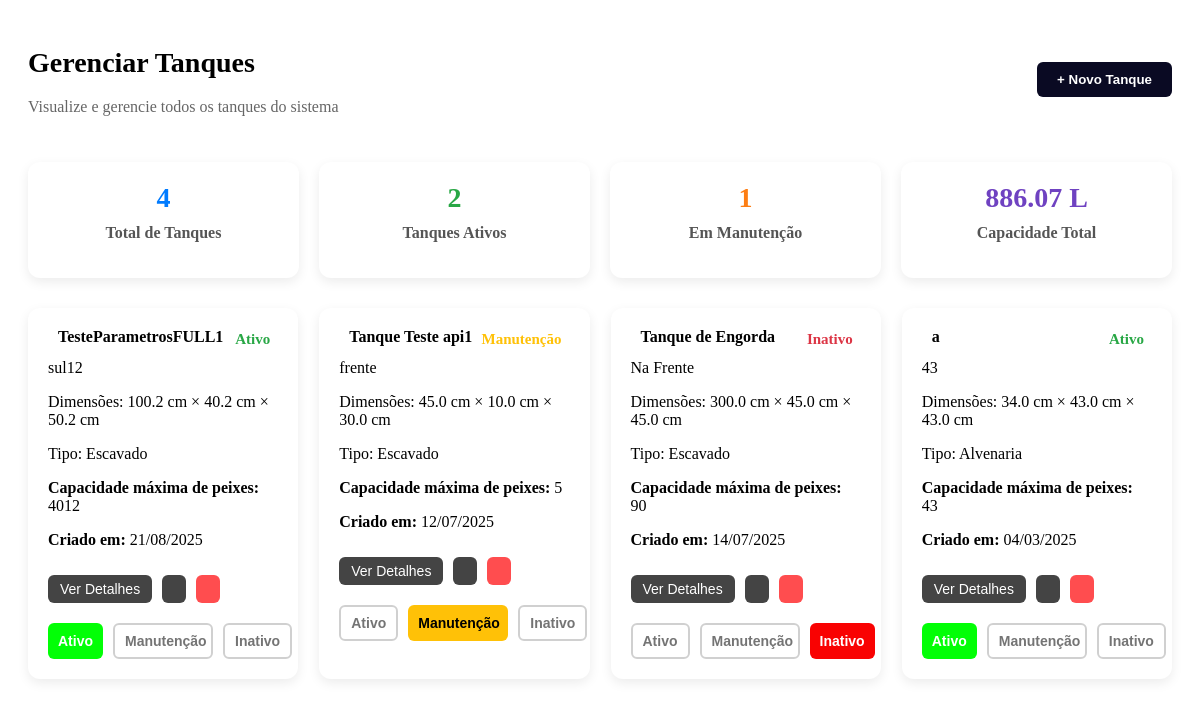
The app's page /tank/ (signed in) with its own data.
### core/models.py (models this page shows, shortened)
class Tanque(models.Model):
    TIPO_CHOICES = [
        ('Escavado', 'Escavado'),
        ('Tanque-rede', 'Tanque-rede'),
        ('Alvenaria', 'Alvenaria'),
        ('Fibra de vidro', 'Fibra de vidro'),
        ('Outro', 'Outro'),
    ]
    ESPECIE_CHOICES = [
        ('Tilápia do Nilo (Oreochromis niloticus)', 'Tilápia do Nilo'),
        ('Tilápia Azul (Oreochromis aureus)', 'Tilápia Azul'),
        ('Tilápia de Moçambique (Oreochromis mossambicus)', 'Tilápia de Moçambique'),
        ('Tilápia de Zanzibar (Oreochromis hornorum)', 'Tilápia de Zanzibar'),
        ('Outro', 'Outro'),
    ]
    FONTE_CHOICES = [
        ('Nascente', 'Nascente'),
        ('Poço artesiano', 'Poço artesiano'),
        ('Rio', 'Rio'),
        ('Abastecimento público', 'Abastecimento público'),
        ('Outro', 'Outro'),
    ]
    SITUACAO_CHOICES = [
        ('Ativo', 'Ativo'),
        ('Manutenção', 'Manutenção'),
        ('Inativo', 'Inativo'),
    ]
    usuario = models.ForeignKey(Usuario, on_delete=models.CASCADE, related_name="tanques")
    nome = models.CharField(max_length=100)
    comprimento = models.FloatField()
    largura = models.FloatField()
    altura = models.FloatField()
    capacidade_maxima = models.PositiveIntegerField(null=True, blank=True)
    tipo = models.CharField(max_length=20, choices=TIPO_CHOICES)
    especie_cultivada = models.CharField(max_length=80, choices=ESPECIE_CHOICES)
    data_instalacao = models.DateField(null=True, blank=True)
    localizacao = models.CharField(max_length=255, blank=True)
    fonte_agua = models.CharField(max_length=30, choices=FONTE_CHOICES, blank=True)
    situacao = models.CharField(max_length=20, choices=SITUACAO_CHOICES)
    temperatura = models.FloatField(null=True, blank=True)
    ph = models.FloatField(null=True, blank=True)
    oxigenio = models.FloatField(null=True, blank=True)
    tds = models.FloatField(null=True, blank=True)
    amonia = models.FloatField(null=True, blank=True)
    nitrito = models.FloatField(null=True, blank=True)
    nitrato = models.FloatField(null=True, blank=True)
    dureza_geral = models.FloatField(null=True, blank=True)
    dureza_carbonatos = models.FloatField(null=True, blank=True)
    salinidade = models.FloatField(null=True, blank=True)

### core/views.py (the view)
# urls.py: path('tank/', views.tank, name='tank'),
@login_required
def tank(request):
    usuario = request.user
    tanques = Tanque.objects.filter(usuario=usuario)
    total = tanques.count()
    ativos = tanques.filter(situacao='Ativo').count()
    manutencao = tanques.filter(situacao='Manutenção').count()
    capacidade_total = 0
    for t in tanques:
        if t.comprimento and t.largura and t.altura:
            capacidade_total += (t.comprimento * t.largura * t.altura) / 1000
    context = {
        'tanques': tanques,
        'tem_tanques': total > 0,
        'total': total,
        'ativos': ativos,
        'manutencao': manutencao,
        'capacidade_total': round(capacidade_total, 2),
    }
    return render(request, 'front/tank.html', context)

### core/templates/front/tank.html (shortened to what this page needs)
 {% load static %}
<link rel="stylesheet" href="{% static 'css/estilogeraltemas.css' %}">
<div class="dashboard-content-wrapper">
  <div class="top-header">
    <div>
      <h1>Gerenciar Tanques</h1>
      <p>Visualize e gerencie todos os tanques do sistema</p>
    </div>
    <button onclick="abrirFormularioTanque()">+ Novo Tanque</button>
  </div>
  <div class="cards-container">
    <div class="card-box">
      <span class="blue">{{ total }}</span>
      <h3>Total de Tanques</h3>
    </div>
    <div class="card-box">
      <span class="green">{{ ativos }}</span>
      <h3>Tanques Ativos</h3>
    </div>
    <div class="card-box">
      <span class="orange">{{ manutencao }}</span>
      <h3>Em Manutenção</h3>
    </div>
    <div class="card-box">
      <span class="purple">{{ capacidade_total }} L</span>
      <h3>Capacidade Total</h3>
    </div>
  </div>
  {% if not tem_tanques %}
  <div class="empty-box">
    <img src="https://cdn-icons-png.flaticon.com/512/833/833593.png" alt="icone vazio">
    <h2>Nenhum tanque cadastrado</h2>
    <p>Adicione seu primeiro tanque para começar o monitoramento</p>
  </div>
  {% else %}
  <div class="tank-list">
    {% for tanque in tanques %}
    <div class="card-box" style="position: relative;">
      <div style="display: flex; justify-content: space-between; align-items: start;">
        <div style="display: flex; align-items: center; gap: 10px;">
          <strong style="font-size: 16px;">{{ tanque.nome }}</strong>
        </div>
        <span class="situacao-text situacao-span
  {% if tanque.situacao == 'Ativo' %}ativo
  {% elif tanque.situacao == 'Manutenção' %}manutencao
  {% elif tanque.situacao == 'Inativo' %}inativo
  {% endif %}">
          {{ tanque.situacao }}
        </span>
      </div>
      <p style="margin: 8px 0 4px;"> {{ tanque.localizacao }}</p>
      <p>
        Dimensões: {{ tanque.comprimento|floatformat:1 }} cm × {{ tanque.largura|floatformat:1 }} cm × {{ tanque.altura|floatformat:1 }} cm
      </p>
      <p> Tipo: {{ tanque.tipo }}</p>
      <p><strong>Capacidade máxima de peixes:</strong> {{ tanque.capacidade_maxima }}</p>
      <p><strong>Criado em:</strong> {{ tanque.data_instalacao|date:"d/m/Y" }}</p>
      <div style="margin-top: 15px; display: flex; gap: 10px; flex-wrap: wrap;">
        <button onclick="verDetalhesTanque({{ tanque.id }})"
          style="background: #444444; padding: 6px 12px; border-radius: 6px; color: white;">
          Ver
          Detalhes</button>
        <button onclick="carregarConteudo('{% url 'configuracoes_tanque' tanque.id %}')"
          style="background: #444444; padding: 6px 12px; border-radius: 6px; color: white;">
        </button>
        <button onclick="deletarTanque({{ tanque.id }})"
          style="background: #ff4d4f; color: white; padding: 6px 12px; border-radius: 6px;"></button>
      </div>
      <div style="margin-top: 10px; display: flex; gap: 10px;">
        <button class="btn-situacao {% if tanque.situacao == 'Ativo' %}ativo{% else %}apagado{% endif %}"
          onclick="atualizarSituacao({{ tanque.id }}, 'Ativo', this)">Ativo</button>
        <button class="btn-situacao {% if tanque.situacao == 'Manutenção' %}manutencao{% else %}apagado{% endif %}"
          onclick="atualizarSituacao({{ tanque.id }}, 'Manutenção', this)">Manutenção</button>
        <button class="btn-situacao {% if tanque.situacao == 'Inativo' %}inativo{% else %}apagado{% endif %}"
          onclick="atualizarSituacao({{ tanque.id }}, 'Inativo', this)">Inativo</button>
      </div>
    </div>
    {% endfor %}
  </div>
  {% endif %}
</div>

### core/templates/front/tank.html (style rules this page uses)
.dashboard-content-wrapper { max-width: 100%; margin: 0; padding: 20px; }
.cards-container { display: flex; justify-content: space-between; flex-wrap: wrap; gap: 20px; margin-bottom: 30px; }
.card-box { flex: 1; min-width: 200px; background-color: #fff; border-radius: 12px; box-shadow: 0 4px 12px rgba(0, 0, 0, 0.08); padding: 20px; text-align: center; color: initial; }
.card-box h3 { font-size: 16px; color: #555; margin-top: 10px; }
.card-box span { font-size: 15px; font-weight: bold; display: block; }
.cards-container .card-box span { font-size: 28px; font-weight: bold; display: block; }
.blue { color: #007bff; }
.green { color: #28a745; }
.orange { color: #fd7e14; }
.purple { color: #6f42c1; }
.top-header { display: flex; justify-content: space-between; align-items: center; margin-bottom: 30px; }
.top-header h1 { font-size: 28px; font-weight: bold; }
.top-header p { color: #666; margin-top: 5px; }
.top-header button { padding: 10px 20px; background-color: #0a0a23; color: white; font-weight: bold; border-radius: 6px; border: none; cursor: pointer; }
.tank-list { display: grid; grid-template-columns: repeat(auto-fill, minmax(260px, 1fr)); gap: 21px; margin-top: 30px; }
.tank-list .card-box { text-align: left; }
.tank-list .card-box button { margin-top: 10px; padding: 8px 10px; background-color: #007bff; color: white; border: none; border-radius: 6px; cursor: pointer; font-size: 14px; }
.btn-situacao { padding: 5px 12px; border-radius: 6px; font-weight: bold; border: none; cursor: default; max-width: 100px; flex: 1 1 auto; white-space: nowrap; }
.btn-situacao.ativo { background-color: #02ff06 !important; color: white !important; opacity: 1 !important; }
.btn-situacao.manutencao { background-color: #ffc107 !important; color: black !important; opacity: 1 !important; }
.btn-situacao.inativo { background-color: #f90202 !important; color: white !important; opacity: 1 !important; }
.btn-situacao.apagado { background-color: white !important; color: #666 !important; border: 2px solid #ccc !important; opacity: 0.9 !important; cursor: pointer !important; }
.situacao-text { padding: 3px 8px; font-size: 12px; font-weight: bold; border-radius: 12px; display: inline-block; }
.situacao-text.ativo { color: #28a745; }
.situacao-text.manutencao { color: #ffc107; }
.situacao-text.inativo { color: #dc3545; }

### records on screen
Tanque: nome "TesteParametrosFULL1", situacao "Ativo", localizacao "sul12", comprimento "100.2", largura "40.2", altura "50.2", tipo "Escavado", capacidade_maxima "4012", data_instalacao "21/08/2025"
Tanque: nome "Tanque Teste api1", situacao "Manutenção", localizacao "frente", comprimento "45.0", largura "10.0", altura "30.0", tipo "Escavado", capacidade_maxima "5", data_instalacao "12/07/2025"
Tanque: nome "Tanque de Engorda", situacao "Inativo", localizacao "Na Frente", comprimento "300.0", largura "45.0", altura "45.0", tipo "Escavado", capacidade_maxima "90", data_instalacao "14/07/2025"
Tanque: nome "a", situacao "Ativo", localizacao "43", comprimento "34.0", largura "43.0", altura "43.0", tipo "Alvenaria", capacidade_maxima "43", data_instalacao "04/03/2025"

### other values on screen
{{ total }} "4"
{{ ativos }} "2"
{{ manutencao }} "1"
{{ capacidade_total }} "886.07"
